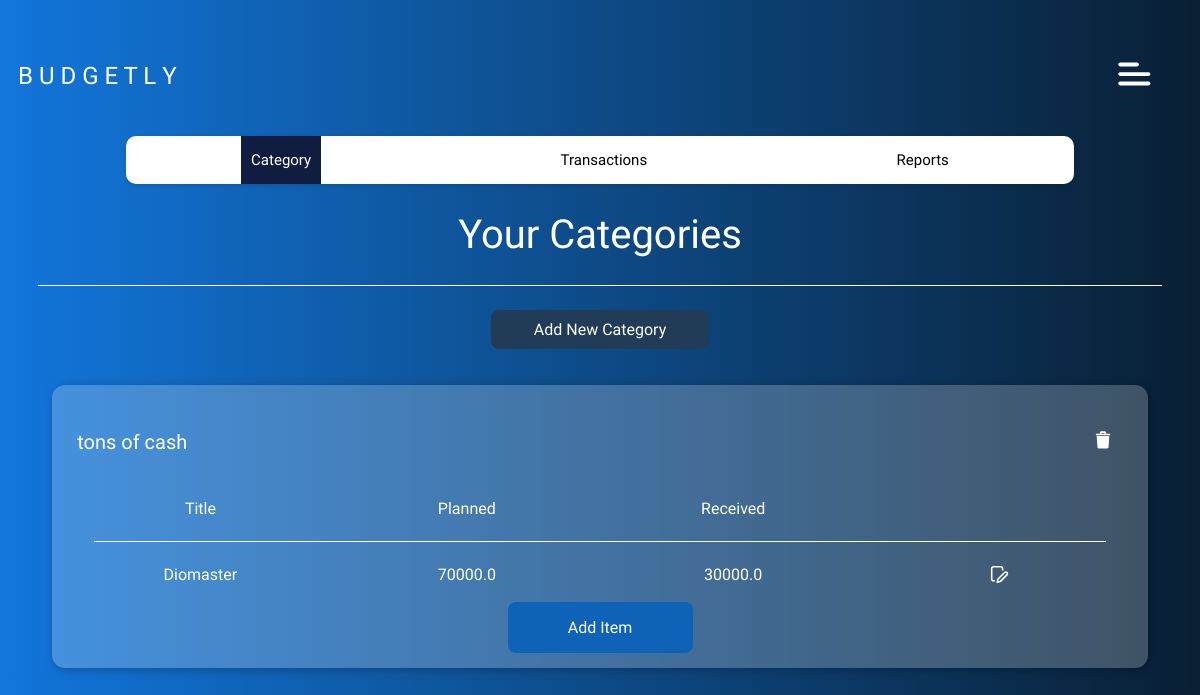
/budget/category/, run on an earlier commit of the app's database.
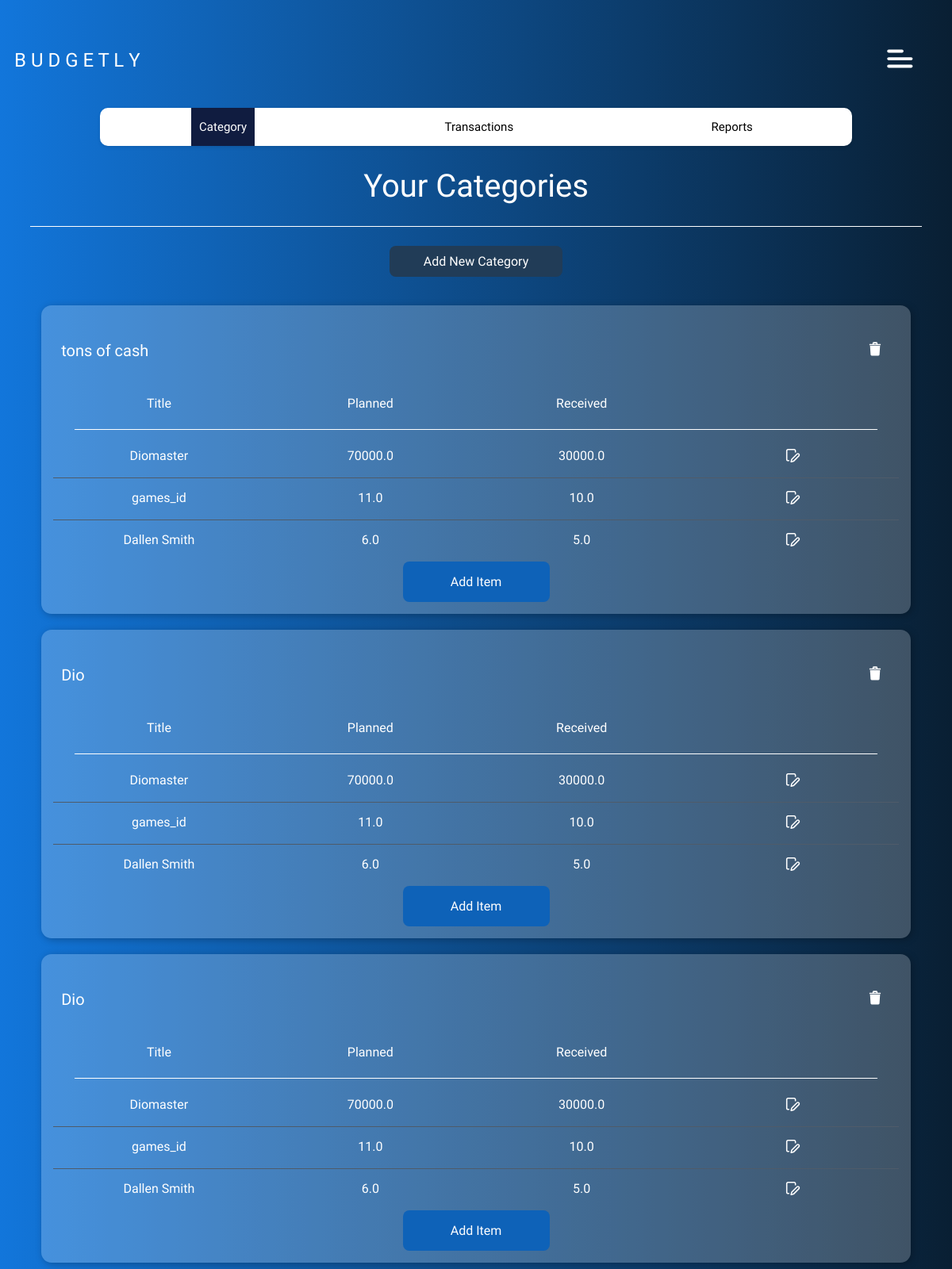
And on a later commit of the database.
### expenses/models.py (models this page shows, shortened)
class Category(models.Model):
    name = models.CharField(max_length=100)

class Item(models.Model):
    name = models.CharField(max_length=100)
    category = models.ForeignKey('Category', on_delete=models.CASCADE)
    planned = models.FloatField(max_length=15)
    received = models.FloatField(max_length=15)

### expenses/views.py (the view)
# urls.py: path('budget/category/', category_view, name='category'),
def category_view(request):
    categories = Category.objects.all()
    items = Item.objects.all()
    return render(request, 'budget/category.html', {'categories': categories, 'items': items})

### expenses/templates/budget/category.html
{% extends "../base/base.html" %}
{% load static %}
{% block template %}
{% include "../base/navbar.html" %}
<h1 class="page-header-title">Your Categories</h1>
<hr class="category-horizontal-rule">
<div class="new-category-button-container">
    <a class="new-category-button-link" href="{% url 'expenses:add_category' %}">
        <p class="new-category-button">Add New Category</p>
    </a>
</div>
{% for category in categories %}
<div class="category-card-container">
    <div class="category-card-top-section">
        <p class="category-card-title-text">{{ category.name }}</p>
        <a href="#">
            <img src="{% static 'expenses/images/trash.svg' %}">
        </a>
    </div>
    <div class="category-card-table-info">
        <div class="transactions-table category-table-container">
            <div class="transactions-table-header">
                <div class="table-cell">Title</div>
                <div class="table-cell">Planned</div>
                <div class="table-cell">Received</div>
            </div>
            <hr class="horizontal-rule">
            {% for i in items %}
            <div class="transaction-row">
                <div class="table-cell">{{i.name}}</div>
                <div class="table-cell">{{i.planned}}</div>
                <div class="table-cell">{{i.received}}</div>
                <div class="table-cell">
                    <a href="#">
                        <img src="{% static 'expenses/images/edit.svg' %}">
                    </a>
                </div>
            </div>
            {% endfor %}
        </div>
    </div>
    <div class="category-card-bottom-section">
        <div class="category-add-item-button-container">
            <a href="{% url 'expenses:add_item' %}" class="category-add-item-button-link">
                <p class="category-add-item-button-text">Add Item</p>
            </a>
        </div>
    </div>
</div>
{% endfor %}
{% endblock %}

### expenses/templates/base/base.html (shortened to what this page needs)
{% load static %}
<!DOCTYPE html>
<html lang="en">
<head>
    <link rel="stylesheet" href="{% static 'expenses/main.css' %}">
</head>
<body>
    {% block template %}
    {% endblock %}
</body>
</html>

### expenses/templates/base/navbar.html (shortened to what this page needs)
{% load static %}
<nav class="navbar">
    <div class="logo">B U D G E T L Y</div>
    <div class="hamburger-menu" onclick="toggleMenu()">
        <img src="{% static 'expenses/images/hamburger.svg' %}" class="nav-menu-img">
    </div>
</nav>
<div class="sub-nav">
    <a href="{% url 'expenses:category' %}" {% if request.resolver_match.url_name == 'category' %}class="active"{% endif %}>Category</a>
    <a href="{% url 'expenses:transactions' %}" {% if request.resolver_match.url_name == 'transactions' %}class="active"{% endif %}>Transactions</a>
    <a href="{% url 'expenses:reports' %}" {% if request.resolver_match.url_name == 'reports' %}class="active"{% endif %}>Reports</a>
  </div>

### expenses/static/expenses/main.css (style rules this page uses)
body { background: linear-gradient(90deg, #1276DB, #091F33); }

### expenses/static/expenses/navbar.css (style rules this page uses)
.navbar { display: flex; align-items: center; justify-content: space-between; color: white; font-family: "Archivo Narrow", sans-serif; padding: 10px; }
.navbar .logo { font-size: 24px; cursor: pointer; }
.navbar .hamburger-menu { cursor: pointer; }
.sub-nav { display: flex; justify-content: space-around; background-color: #ffffff; box-shadow: 0 2px 4px rgba(0,0,0,0.1); width: 80%; margin: 0 auto; border-radius: 10px; }
.sub-nav a { color: #000000; text-decoration: none; padding: 15px 10px; font-family: "Archivo Narrow", sans-serif; font-size: 15px; background-color: #ffffff; transition: background-color 0.3s ease; }
.sub-nav a.active { color: #ffffff; background-color: #101C40; }

### expenses/static/expenses/category.css (style rules this page uses)
.page-header-title { color: white; text-align: center; font-family: "Teko", sans-serif; font-size: 40px; font-style: normal; font-weight: 400; line-height: normal; }
.new-category-button { border: none; border-radius: 8px; background: #213C57; color: white; padding: 10px 15px; font-size: 16px; text-align: center; font-family: "Archivo Narrow", sans-serif; width: 188px; }
.new-category-button-link { text-decoration: none; text-align: center; }
.new-category-button-container { display: flex; justify-content: center; }
.category-horizontal-rule { border: none; height: 1px; color: #ffffff; background-color: #ffffff; width: 95%; }
.category-card-container { border-radius: 13px; background: rgba(255, 255, 255, 0.22); box-shadow: 2px 2px 10px 0px rgba(0, 0, 0, 0.25); padding: 15px; width: 90%; margin-left: auto; margin-right: auto; color: white; margin-top: 20px; font-family: "Archivo Narrow", sans-serif; }
.category-card-top-section { display: flex; align-items: center; justify-content: space-between; padding: 10px; }
.category-card-title-text { font-size: 20px; font-style: normal; font-weight: 200; line-height: normal; }
.category-add-item-button-container { display: flex; justify-content: center; }
.category-add-item-button-link { text-decoration: none; background-color: #0E62B8; color: white; width: 185px; text-align: center; border-radius: 8px; }
.category-table-container { margin-left: auto; margin-right: auto; }

### expenses/static/expenses/transactions.css (style rules this page uses)
.page-header-title { font-family: 'Teko', sans-serif; font-size: 40px; font-weight: 400; line-height: normal; }
.horizontal-rule { border: none; height: 1px; color: #ffffff; background-color: #ffffff; width: 95%; }
.transactions-table { width: 100%; color: white; border-radius: 8px; overflow: hidden; }
.transactions-table-header, .transaction-row { display: grid; grid-template-columns: repeat(4, 1fr); }
.transactions-table-header { padding: 10px 0; }
.transaction-row { padding: 10px 0; }
.table-cell { text-align: center; padding: 5px; }
.transaction-row:not(:last-child) { border-bottom: 1px solid #4F5B69; }

What changed in the data, as far as the page shows it:
added Item: name "games_id", planned "11.0", received "10.0"
added Item: name "Dallen Smith", planned "6.0", received "5.0"
added Category: name "Dio", Item (name "Diomaster", planned "70000.0", received "30000.0")
added Category: name "Dio", Item (name "Diomaster", planned "70000.0", received "30000.0")
